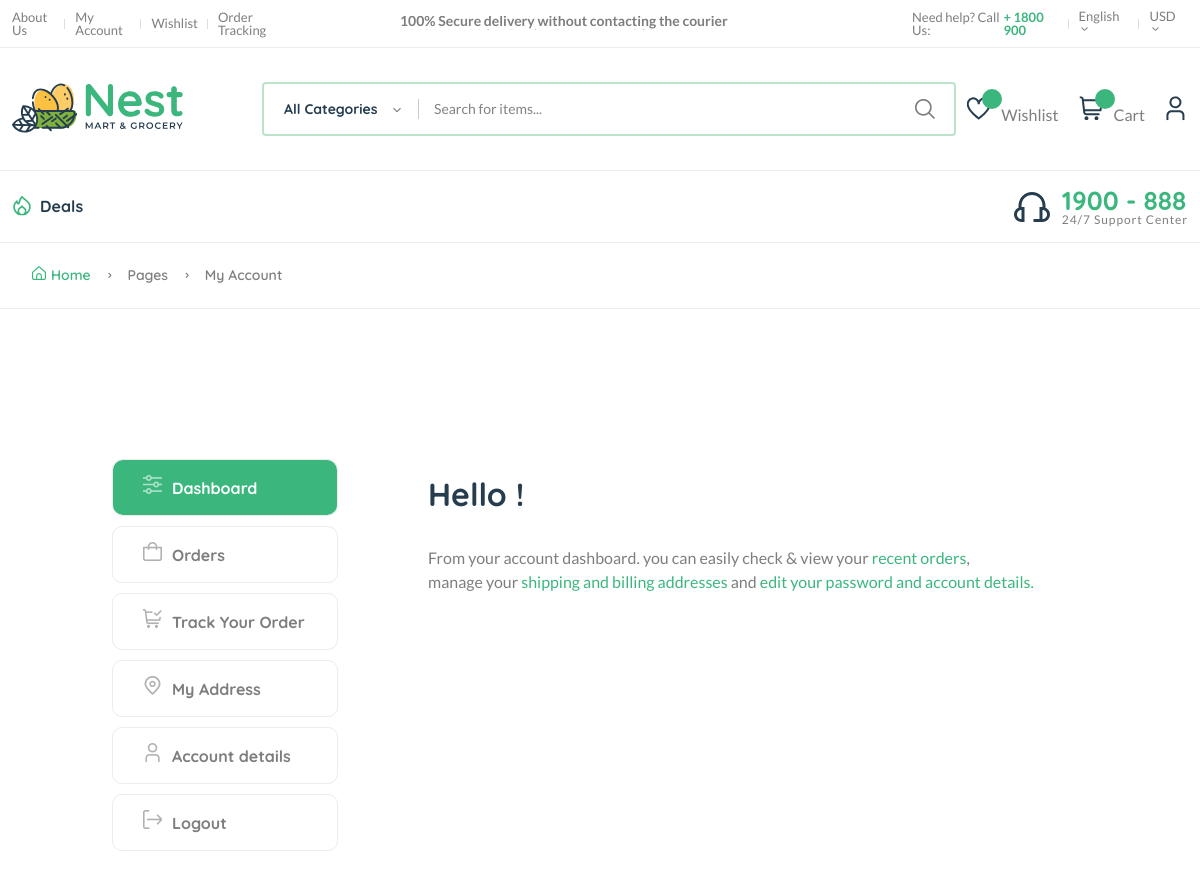
/account/ (signed in), run on an earlier commit of the app's database.
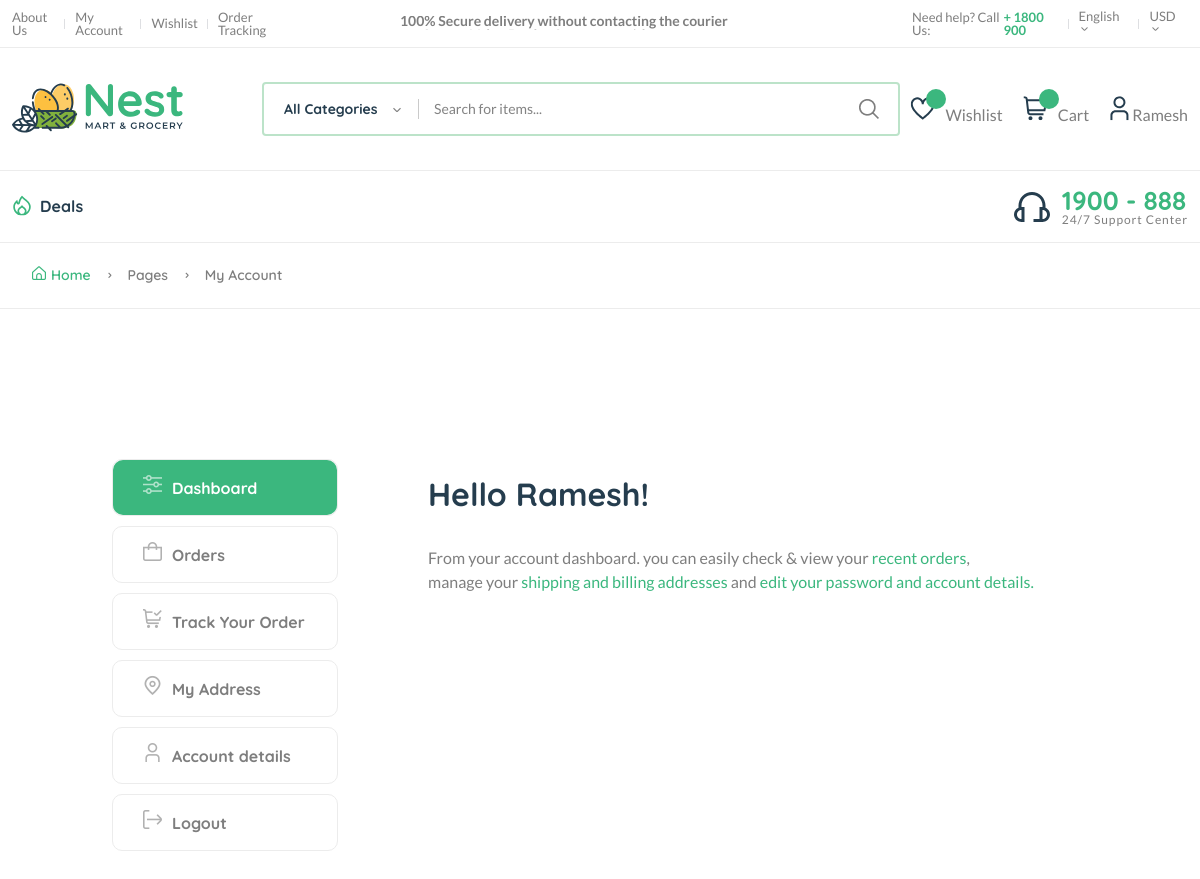
And on a later commit of the database.
### accountmanager/models.py (models this page shows, shortened)
class User(auth_models.AbstractBaseUser, models.Model):
    name = models.CharField(max_length=200)
    email = models.EmailField(max_length=200)
    phone = models.CharField(max_length=15,unique=True)
    dob = models.CharField(max_length=20, null=True, blank=True)
    profile_pic = models.ImageField(upload_to='profile', default='', null=True, blank=True)
    is_active = models.BooleanField(default=True)
    is_staff = models.BooleanField(default=False)
    is_superuser= models.BooleanField(default=True)
    is_admin = models.BooleanField(default=False)
    is_user = models.BooleanField(default=False)
    USERNAME_FIELD = 'phone'
    objects = UserManager()
    REQUIRED_FIELDS = ['name']

### accountmanager/views.py (the view)
# urls.py: path('account/', accountViews.account),
def account(request):
    return render(request, 'frontend/account.html')

### templates/frontend/account.html (shortened to what this page needs)
{% extends "frontend/base.html" %}
{%load static%}
{% block content %}
    <div class="page-header breadcrumb-wrap">
        <div class="container">
            <div class="breadcrumb">
                <a href="index.html" rel="nofollow"><i class="fi-rs-home mr-5"></i>Home</a>
                <span></span> Pages <span></span> My Account
            </div>
        </div>
    </div>
    <div class="page-content pt-150 pb-150">
        <div class="container">
            <div class="row">
                <div class="col-lg-10 m-auto">
                    <div class="row">
                        <div class="col-md-3">
                            <div class="dashboard-menu">
                                <ul class="nav flex-column" role="tablist">
                                    <li class="nav-item">
                                        <a class="nav-link active" id="dashboard-tab" data-bs-toggle="tab" href="#dashboard" role="tab" aria-controls="dashboard" aria-selected="false"><i class="fi-rs-settings-sliders mr-10"></i>Dashboard</a>
                                    </li>
                                    <li class="nav-item">
                                        <a class="nav-link" id="orders-tab" data-bs-toggle="tab" href="#orders" role="tab" aria-controls="orders" aria-selected="false"><i class="fi-rs-shopping-bag mr-10"></i>Orders</a>
                                    </li>
                                    <li class="nav-item">
                                        <a class="nav-link" id="track-orders-tab" data-bs-toggle="tab" href="#track-orders" role="tab" aria-controls="track-orders" aria-selected="false"><i class="fi-rs-shopping-cart-check mr-10"></i>Track Your Order</a>
                                    </li>
                                    <li class="nav-item">
                                        <a class="nav-link" id="address-tab" data-bs-toggle="tab" href="#address" role="tab" aria-controls="address" aria-selected="true"><i class="fi-rs-marker mr-10"></i>My Address</a>
                                    </li>
                                    <li class="nav-item">
                                        <a class="nav-link" id="account-detail-tab" data-bs-toggle="tab" href="#account-detail" role="tab" aria-controls="account-detail" aria-selected="true"><i class="fi-rs-user mr-10"></i>Account details</a>
                                    </li>
                                    <li class="nav-item">
                                        <a class="nav-link" href="page-login.html"><i class="fi-rs-sign-out mr-10"></i>Logout</a>
                                    </li>
                                </ul>
                            </div>
                        </div>
                        <div class="col-md-9">
                            <div class="tab-content account dashboard-content pl-50">
                                <div class="tab-pane fade active show" id="dashboard" role="tabpanel" aria-labelledby="dashboard-tab">
                                    <div class="card">
                                        <div class="card-header">
                                            <h3 class="mb-0">Hello  {{ request.user.name }}!</h3>
                                        </div>
                                        <div class="card-body">
                                            <p>
                                                From your account dashboard. you can easily check &amp; view your <a href="#">recent orders</a>,<br>
                                                manage your <a href="#">shipping and billing addresses</a> and <a href="#">edit your password and account details.</a>
                                            </p>
                                        </div>
                                    </div>
                                </div>
                            </div>
                        </div>
                    </div>
                </div>
            </div>
        </div>
    </div>
    {%endblock%}

### templates/frontend/base.html (shortened to what this page needs)
{%load static%}
<!DOCTYPE html>
<html class="no.js" lang="en">
<head>
    <link rel="stylesheet" href="{% static '/frontend/assets/css/plugins/animate.min.css' %}" />
    <link rel="stylesheet" href="{% static '/frontend/assets/css/main.css' %}" />
</head>
<body>
    <header class="header-area header-style-1 header-height-2">
        <div class="header-top header-top-ptb-1 d-none d-lg-block">
            <div class="container">
                <div class="row align-items-center">
                    <div class="col-xl-3 col-lg-4">
                        <div class="header-info">
                            <ul>
                                <li><a href="/aboutus/">About Us</a></li>
                                <li><a href="/myacount/">My Account</a></li>
                                <li><a href="/wishlist/">Wishlist</a></li>
                                <li><a href="/ordertracking/">Order Tracking</a></li>
                            </ul>
                        </div>
                    </div>
                    <div class="col-xl-6 col-lg-4">
                        <div class="text-center">
                            <div id="news-flash" class="d-inline-block">
                                <ul>
                                    <li>100% Secure delivery without contacting the courier</li>
                                </ul>
                            </div>
                        </div>
                    </div>
                    <div class="col-xl-3 col-lg-4">
                        <div class="header-info header-info-right">
                            <ul>
                                <li>Need help? Call Us: <strong class="text-brand"> + 1800 900</strong></li>
                                <li>
                                    <a class="language-dropdown-active" href="#">English <i class="fi-rs-angle-small-down"></i></a>
                                </li>
                                <li>
                                    <a class="language-dropdown-active" href="#">USD <i class="fi-rs-angle-small-down"></i></a>
                                </li>
                            </ul>
                        </div>
                    </div>
                </div>
            </div>
        </div>
        <div class="header-middle header-middle-ptb-1 d-none d-lg-block">
            <div class="container">
                <div class="header-wrap">
                    <div class="logo logo-width-1">
                        <a href="/"><img src="{% static   '/frontend/assets/imgs/theme/logo.svg'  %}" alt="logo" /></a>
                    </div>
                    <div class="header-right">
                        <div class="search-style-2">
                            <form action="#">
                                <input type="text" placeholder="Search for items..." />
                            </form>
                        </div>
                        <div class="header-action-right">
                            <div class="header-action-2">
                                <div class="header-action-icon-2">
                                    <a href="shop-wishlist.html">
                                        <img class="svgInject" alt="Nest" src="{% static   '/frontend/assets/imgs/theme/icons/icon-heart.svg'  %}" />
                                        <span class="pro-count blue" id="wishlist">{{wishlist_count}}</span>
                                    </a>
                                    <a href="/wishlist"><span class="lable">Wishlist</span></a>
                                </div>
                                <div class="header-action-icon-2">
                                    <a class="mini-cart-icon" href="shop-cart.html">
                                        <img alt="Nest" src="{% static   '/frontend/assets/imgs/theme/icons/icon-cart.svg'  %}" />
                                        <span class="pro-count blue" id="cartcount"></span>
                                    </a>
                                    <a href="/cart/?detail=true"><span class="lable">Cart</span></a>
                                </div>
                                <div class="header-action-icon-2">
                                    <a href="page-account.html">
                                        <img class="svgInject" alt="Nest" src="{% static   '/frontend/assets/imgs/theme/icons/icon-user.svg'  %}" />
                                    </a>
                                    {% if request.user.is_authenticated %}
                                    <a href="/profile/"><span class="lable ml-0"> {{ request.user.name }}</span></a>
                                    {% else %}
                                    <a href="/userloginlogin/"><span class="lable ml-0">Login</span></a>{% endif %}
                                </div>
                            </div>
                        </div>
                    </div>
                </div>
            </div>
        </div>
        <div class="header-bottom header-bottom-bg-color sticky-bar">
            <div class="container">
                <div class="header-wrap header-space-between position-relative">
                    <div class="header-nav d-none d-lg-flex">
                        <div class="main-menu main-menu-padding-1 main-menu-lh-2 d-none d-lg-block font-heading">
                            <nav>
                                <ul>
                                    <li class="hot-deals"><img src="{% static   '/frontend/assets/imgs/theme/icons/icon-hot.svg'  %}" alt="hot deals" /><a href="shop-grid-right.html">Deals</a></li>
                                </ul>
                            </nav>
                        </div>
                    </div>
                    <div class="hotline d-none d-lg-flex">
                        <img src="{% static   '/frontend/assets/imgs/theme/icons/icon-headphone.svg'  %}" alt="hotline" />
                        <p>1900 - 888<span>24/7 Support Center</span></p>
                    </div>
                </div>
            </div>
        </div>
    </header>
    <main class="main">
        {% block content %}
        {% endblock %}
    </main>
</body>
</html>

What changed in the data, as far as the page shows it:
now on this page (row edited): User: user.name "Ramesh"
